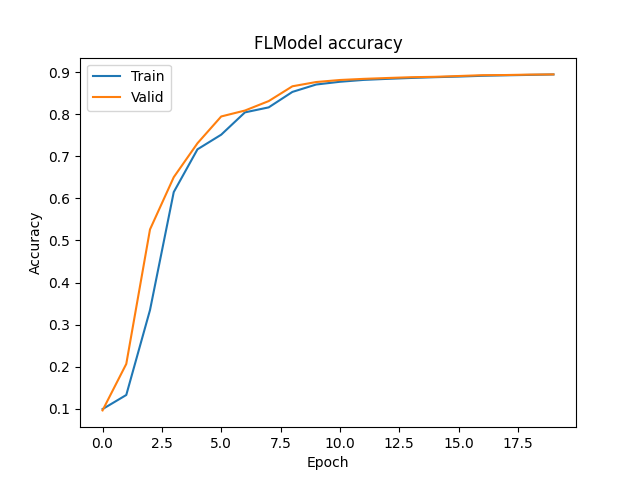

Here is the Python script that generated this plot:
from secretflow.ml.nn.utils import BaseModule, TorchModel
from secretflow.ml.nn.fl.utils import metric_wrapper, optim_wrapper
# from secretflow.ml.nn import FLModel
from fl_model import FLModel
from torchmetrics import Accuracy, Precision
# from secretflow.security.aggregation import SecureAggregator,PlainAggregator
from secretflow.utils.simulation.datasets import load_mnist
from torch import nn, optim
from torch.nn import functional as F
from matplotlib import pyplot as plt
import secretflow as sf
from typing import List
import numpy as np
from secretflow.device import PYU, DeviceObject, PYUObject
from secretflow.security.aggregation.aggregator import Aggregator
from scaffold_optimizer import ScaffoldOptimizer

sf.shutdown()
sf.init(['alice', 'bob', 'charlie'], address='local')
alice, bob, charlie = sf.PYU('alice'), sf.PYU('bob'), sf.PYU('charlie')

class ConvNet(BaseModule):
    def __init__(self):
        super(ConvNet, self).__init__()
        self.conv1 = nn.Conv2d(1, 3, kernel_size=3)
        self.fc_in_dim = 192
        self.fc = nn.Linear(self.fc_in_dim, 10)

    def forward(self, x):
        x = F.relu(F.max_pool2d(self.conv1(x), 3))
        x = x.view(-1, self.fc_in_dim)
        x = self.fc(x)
        return F.softmax(x, dim=1)
    
(train_data, train_label), (test_data, test_label) = load_mnist(
    parts={alice: 0.4, bob: 0.6},
    normalized_x=True,
    categorical_y=True,
    is_torch=True,
)

# 自建聚合器
class PlainAggregator(Aggregator):
    def __init__(self, device: PYU):
        assert isinstance(device, PYU), f'Accepts PYU only but got {type(device)}.'
        self.device = device
        self.control = []
        self.delta_control = []
        self.x_weight=None
    
    @staticmethod
    def _get_dtype(arr):
        if isinstance(arr, np.ndarray):
            return arr.dtype
        else:
            try:
                import tensorflow as tf

                if isinstance(arr, tf.Tensor):
                    return arr.numpy().dtype
            except ImportError:
                return None

    def sum(self, data: List[DeviceObject], axis=None) -> PYUObject:
        assert data, 'Data to aggregate should not be None or empty!'
        data = [d.to(self.device) for d in data]

        def _sum(*data, axis):
            if isinstance(data[0], (list, tuple)):
                return [np.sum(element, axis=axis) for element in zip(*data)]
            else:
                return np.sum(data, axis=axis)

        return self.device(_sum)(*data, axis=axis)
    
    # update c   
    def update_scaffold(self, client_delta_control_list: List[DeviceObject], axis=None, weights=None):
        client_delta_control_list = [d.to(self.device) for d in client_delta_control_list]
        if isinstance(weights, (list, tuple)):
            weights = [
                w.to(self.device) if isinstance(w, DeviceObject) else w for w in weights
            ]
        def _update(*client_delta_control_list, control, axis, weights):
            results=[]
            for elements in zip(*client_delta_control_list):
                avg = np.average(elements, axis=axis, weights=weights)
                if control is not None and len(control)!=0:
                    avg+=control[len(results)]
                res_dtype = self._get_dtype(elements[0])
                if res_dtype:
                    avg = avg.astype(res_dtype)
                results.append(avg)
                self._control=results
        self.device(_update)(*client_delta_control_list, control=self._control, axis=axis, weights=weights)
            
    #初始化变量     
    def initial_scaffold(self, initial_weight: PYUObject):
        #增加控制变量         
        def _initial_weight(weight):
            x_weight=[]
            for layer_weight in weight:
                x_weight.append(layer_weight)
            return x_weight
        def _initial_control(weight):
            init_control=[]
            for layer_weight in weight:
                init_control.append(np.zeros_like(layer_weight))
            return init_control
        def _initial_delta_control(weight):
            init_delta_control=[]
            for layer_weight in weight:
                init_delta_control.append(np.zeros_like(layer_weight))
            return init_delta_control
        self.x_weight=self.device(_initial_weight)(initial_weight)
        self._control=self.device(_initial_control)(initial_weight)
        self._delta_control=self.device(_initial_delta_control)(initial_weight)
        

    def average(self, data: List[DeviceObject],axis=None, weights=None) -> PYUObject:
        assert data, 'Data to aggregate should not be None or empty!'
        data = [d.to(self.device) for d in data]
        if isinstance(weights, (list, tuple)):
            weights = [
                w.to(self.device) if isinstance(w, DeviceObject) else w for w in weights
            ]
        def _average(*data, axis, weights, x_weight: np.ndarray):
            if isinstance(data[0], (list, tuple)):
                results = []
                for elements in zip(*data):
                    avg = np.average(elements, axis=axis, weights=weights)
                    if x_weight is not None:
                        avg+=x_weight[len(results)]
                    res_dtype = self._get_dtype(elements[0])
                    if res_dtype:
                        avg = avg.astype(res_dtype)
                    results.append(avg)
                    
                #更新一下服务器参数
                return results
            else:
                res = np.average(data, axis=axis, weights=weights)
                res_dtype = self._get_dtype(data[0])
                return res.astype(res_dtype) if res_dtype else res
          
        self.x_weight=self.device(_average)(*data, axis=axis, weights=weights, x_weight=self.x_weight)
        return  self.x_weight

loss_fn = nn.CrossEntropyLoss
optim_fn = optim_wrapper(ScaffoldOptimizer, lr=1e-2)
model_def = TorchModel(
    model_fn=ConvNet,
    loss_fn=loss_fn,
    optim_fn=optim_fn,
    metrics=[
        metric_wrapper(Accuracy, task="multiclass", num_classes=10, average='micro'),
        metric_wrapper(Precision, task="multiclass", num_classes=10, average='micro'),
    ],
)

device_list = [alice, bob]
server = charlie
aggregator = PlainAggregator(charlie)

# specify params
fl_model = FLModel(
    server=server,
    device_list=device_list,
    model=model_def,
    aggregator=aggregator,
    strategy='fed_scaffold',  # fl strategy
    backend="torch",  # backend support ['tensorflow', 'torch']
)

history = fl_model.fit(
    train_data,
    train_label,
    validation_data=(test_data, test_label),
    epochs=20,
    batch_size=32,
    aggregate_freq=1,
)

# Draw accuracy values for training & validation
plt.plot(history.global_history['multiclassaccuracy'])
plt.plot(history.global_history['val_multiclassaccuracy'])
plt.title('FLModel accuracy')
plt.ylabel('Accuracy')
plt.xlabel('Epoch')
plt.legend(['Train', 'Valid'], loc='upper left')
plt.savefig("test.png")